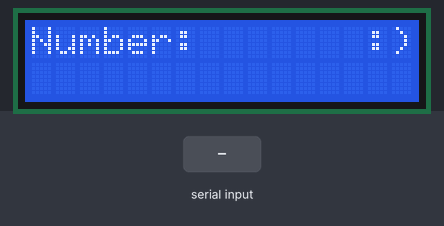
Recording of a sketch running on a simulated Arduino Uno, built with avr-gcc and run on an emulated ATmega328P. On the bench: 16×2 character LCD. The inputs (shaded band) are chosen by the test bench.

Above: at 1.2 s.
1.3 s: byte 30 received over Serial
2.8 s: byte 90 received over Serial
At 3.1 s:
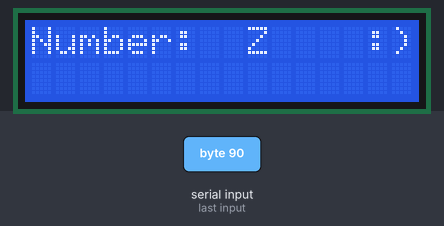
4.3 s: byte 120 received over Serial
At 5.5 s:
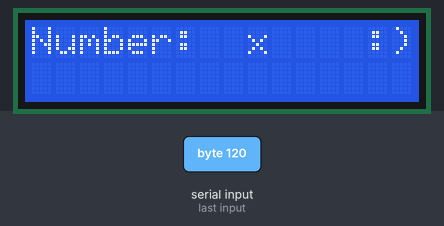
Timing chart, 0 to 7.3 s (numbered marks = the images above; inputs shaded):
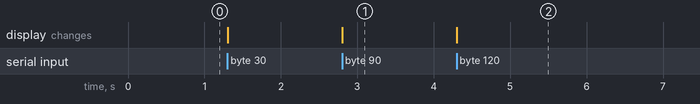

Measured:
- after the input at 2.8 s, the display: changes at once (image 1)
- after the input at 4.3 s, the display: changes at once (image 2)

The sketch:

ArduinoIDEcode254Project.ino
```cpp
#include <LiquidCrystal.h>

// Initialize the LCD library with the numbers of the interface pins:
// For example, RS = 7, E = 8, D4 = 9, D5 = 10, D6 = 11, D7 = 12
LiquidCrystal lcd(7, 8, 9, 10, 11, 12);

void setup() {
  // Set up the LCD's columns and rows:
  lcd.begin(16, 2);
  lcd.print("Number:       :)");

  // Start serial communication at 9600 baud
  Serial.begin(9600);
}

void loop() {
  // Check if data is available in the serial buffer
  if (Serial.available() > 0) {
    // Read a single character from the serial port (the predicted digit)
    char predictedDigit = Serial.read();


    // Clear the LCD and display the prediction only if it's different from the last one

      lcd.setCursor(9, 0);  // Set cursor to 10th digit
      lcd.print("    ");  // Clear the previous value
      lcd.setCursor(9, 0);  // Set cursor back to 10th digit
      lcd.print(predictedDigit);  // Print the new predicted digit
    }
  }
```
